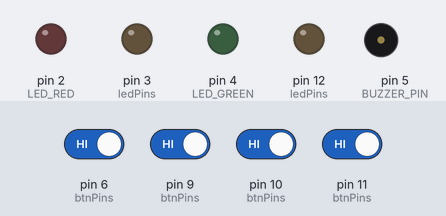
A sketch run on a simulated Arduino Uno, built with avr-gcc and run on an emulated ATmega328P. On the bench: output pins drawn as LEDs (lit = HIGH), buzzer (waves = sounding). Inputs (shaded band) come from the test bench; at power-on: pin 6 (btnPins), pin 9 (btnPins), pin 10 (btnPins), pin 11 (btnPins) HIGH. Random numbers use the default seed unless the sketch sets one.

Above: at 2.9 s.
3.0 s: pin 6 (btnPins) driven LOW and pin 9 (btnPins) driven LOW and pin 10 (btnPins) driven LOW and pin 11 (btnPins) driven LOW
At 3.8 s:
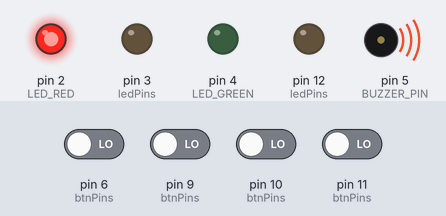
At 4.8 s:
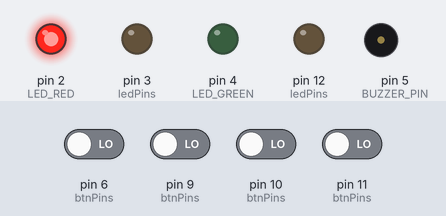
Timing chart, 0 to 8.3 s (numbered marks = the images above; inputs shaded):
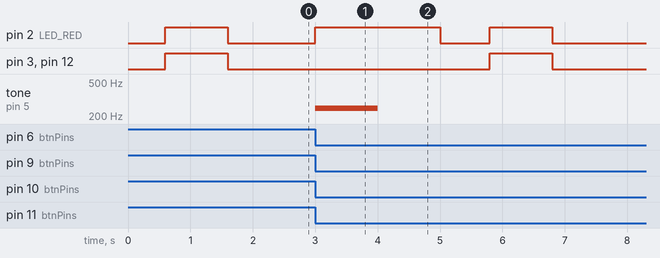

Measured:
- after the input at 3.0 s, pin 2 (LED_RED): LOW → HIGH at once, → LOW 2.0 s later, → HIGH 0.80 s later, → LOW 1.0 s later; pin 3 (ledPins), pin 12 (ledPins): LOW → HIGH after 2.8 s, → LOW 1.0 s later; tone on pin 5 (BUZZER_PIN): silent → 247 Hz at once, → silent 1.0 s later

The sketch:

focusgame.ino
```cpp
#include "pitches.h"  // כוללת את ספריית הצלילים, שמכילה את התדרים עבור התווים המוזיקליים השונים

// הגדרת משתנים עבור כמות הצבעים, אורך הרצף, ופין הבאזזר
#define NUM_COLORS 4    // מספר הלדים/צבעים במשחק
#define SEQ_LENGTH 3    // אורך רצף הלדים שצריך לשחזר
#define BUZZER_PIN 5    // פין הבאזזר מחובר לפין 5

// הגדרת פינים ללדים
#define LED_RED 2       // פין לד אדום מחובר לפין 2
#define LED_YELLOW 3    // פין לד צהוב מחובר לפין 3
#define LED_GREEN 4     // פין לד ירוק מחובר לפין 4
#define LED_BLUE 12     // פין לד כחול מחובר לפין 12

// הגדרת פינים לכפתורים
#define BTN_RED 6       // פין כפתור אדום מחובר לפין 6
#define BTN_YELLOW 9    // פין כפתור צהוב מחובר לפין 9
#define BTN_GREEN 10    // פין כפתור ירוק מחובר לפין 10
#define BTN_BLUE 11     // פין כפתור כחול מחובר לפין 11

// הגדרת מצבי המשחק
#define STATE_START 10  // מצב התחלתי של המשחק
#define STATE_PLAY 20   // מצב משחק פעיל
#define STATE_WIN 30    // מצב זכייה במשחק
#define STATE_LOSE 40   // מצב הפסד במשחק

#define WINNING_TONE NOTE_C5   // צליל ניצחון
#define LOSING_TONE NOTE_B3    // צליל הפסד


const int btnPins[NUM_COLORS] = { BTN_BLUE, BTN_GREEN, BTN_YELLOW, BTN_RED }; // מערך של פיני הכפתורים לפי צבעים
const int ledPins[NUM_COLORS] = { LED_BLUE, LED_GREEN, LED_YELLOW, LED_RED }; // מערך של פיני הלדים לפי צבעים
const int soundFrequencies[NUM_COLORS] = { NOTE_D4, NOTE_E4, NOTE_G4, NOTE_A4 }; // מערך תדרים חדש לכל צבע

// משתנים לשמירת מצבי הכפתורים ומידע על זמני לחיצה
int btnStates[NUM_COLORS];             // מצב נוכחי של הכפתורים
int lastBtnStates[NUM_COLORS];         // מצב קודם של הכפתורים
unsigned long lastDebounceTimes[NUM_COLORS]; // זמן לחיצה אחרון לכל כפתור

// משתנים למעקב אחר ההתקדמות במשחק
int correctPresses = 0;  // ספירה של לחיצות נכונות של השחקן
int pressCount = 0;      // ספירה של כמות הלחיצות של השחקן
int gameState;           // משתנה ששומר את מצב המשחק הנוכחי
bool isRestarting = false; // האם המשחק נמצא בתהליך אתחול מחדש

// משתנים לניהול זמנים של לחיצות השחקן
unsigned long firstPressTime;    // זמן הלחיצה הראשונה של השחקן
unsigned long lastPressTime;     // זמן הלחיצה האחרונה של השחקן

// מערכים לשמירת הרצף האקראי שהמשחק יוצר והתשובות שהשחקן נותן
int randomSequence[SEQ_LENGTH];  // רצף הלדים האקראי שנוצר
int playerInputs[SEQ_LENGTH];    // הקלטים שהשחקן נותן

void initializeGame() {
  for (int i = 0; i < NUM_COLORS; i++) {
    lastBtnStates[i] = digitalRead(btnPins[i]); // שמירת המצב הנוכחי של כל כפתור
    lastDebounceTimes[i] = millis(); // אתחול זמן הדחייה של כל כפתור
    turnOffLed(i); // כיבוי כל הלדים
  }
}

void selectRandomSequence() {
  int randomNum;
  for (int i = 0; i < SEQ_LENGTH; i++) {
    randomNum = random(0, NUM_COLORS); // קבלת אינדקס אקראי
    if (!isInSequence(randomNum)) {    // בדיקה אם האינדקס כבר נמצא ברצף
      randomSequence[i] = randomNum;   // אם לא, הכנס את האינדקס לרצף
    } else {
      i--; // אם האינדקס כבר קיים, חזור אחורה וחזור על הבחירה
    }
  }
}

void setup() {
  for (int i = 0; i < NUM_COLORS; i++) {
    pinMode(ledPins[i], OUTPUT);         // הגדרת הפינים של הלדים כפלט
    pinMode(btnPins[i], INPUT_PULLUP);   // הגדרת הפינים של הכפתורים כקלט עם התנגדות פנימית
  }

  pinMode(BUZZER_PIN, OUTPUT); // הגדרת פין הבאזזר כפלט

  randomSeed(analogRead(A1)); // יצירת זרעים אקראיים לשימוש בפונקציה random(), באמצעות קריאה מהפין האנלוגי A1

  gameState = STATE_START; // קביעת מצב התחלתי של המשחק
}

void startGame() {
  noTone(BUZZER_PIN); // כיבוי הבאזר
  initializeGame(); // קריאה לפונקציית אתחול המשחק
  for (int i = 0; i < SEQ_LENGTH; i++) {
    randomSequence[i] = -1; // איפוס רצף הלדים האקראי
    playerInputs[i] = -1;   // איפוס קלטי השחקן
  }
  selectRandomSequence(); // בחירת רצף אקראי
  if (isRestarting) {
    delay(200); // השהייה קצרה כאשר המשחק מתחיל מחדש
  }
  displaySequence(); // הצגת הרצף לשחקן
  correctPresses = 0; // איפוס מונה הלחיצות הנכונות
  pressCount = 0;     // איפוס מונה הלחיצות
  gameState = STATE_PLAY; // מעבר למצב משחק פעיל
}

int checkButtonPress(bool isRestarting) {
  int pressedButton = -1;
  for (int i = 0; i < NUM_COLORS; i++) {
    btnStates[i] = digitalRead(btnPins[i]); // קריאת המצב הנוכחי של הכפתור
    if ((btnStates[i] == LOW) && (lastBtnStates[i] == HIGH) && (millis() - lastDebounceTimes[i] > 150)) {
      lastDebounceTimes[i] = millis(); // עדכון זמן הדחייה
      pressedButton = i; // שמירת האינדקס של הכפתור שנלחץ
      if (!isRestarting) { // אם המשחק לא נמצא באתחול מחדש
        playerInputs[pressCount] = i; // שמירת לחיצת השחקן במערך
        pressCount++; // הגדלת מונה הלחיצות
      }
    }
    lastBtnStates[i] = btnStates[i]; // שמירת המצב הנוכחי של הכפתור למעקב
  }
  return pressedButton;
}
/*
void displaySequence() {
  for (int i = 0; i < SEQ_LENGTH; i++) {
    turnOnLed(randomSequence[i]); // הדלקת כל לד ברצף
  }
  delay(1000); // השהייה של שנייה עם הלדים דולקים
  for (int i = 0; i < SEQ_LENGTH; i++) {
    turnOffLed(randomSequence[i]); // כיבוי כל הלדים
  }
  delay(500); // השהייה נוספת של חצי שנייה
  tone(BUZZER_PIN, soundFrequencies[0], 300); // הפעלת באזזר כדי להודיע על סיום הרצף
}
*/
/*
void displaySequence() {
  for (int i = 0; i < SEQ_LENGTH; i++) {
    turnOnLed(randomSequence[i]); // הדלקת כל לד ברצף
    delay(500); // השהייה בין כל לד
    turnOffLed(randomSequence[i]); // כיבוי כל לד
  }
  delay(500); // השהייה נוספת לאחר כיבוי כל הלדים
  noTone(BUZZER_PIN); // כיבוי הצליל
}
*/
void displaySequence() {
  // הדלקת כל הלדים בו-זמנית
  for (int i = 0; i < SEQ_LENGTH; i++) {
    digitalWrite(ledPins[randomSequence[i]], HIGH);
  }

  delay(1000); // השהייה של שנייה עם כל הלדים דולקים

  // כיבוי כל הלדים
  for (int i = 0; i < SEQ_LENGTH; i++) {
    digitalWrite(ledPins[randomSequence[i]], LOW);
  }

  delay(500); // השהייה נוספת של חצי שנייה לאחר כיבוי כל הלדים
  noTone(BUZZER_PIN); // כיבוי הצליל
}


bool isInSequence(int number) {
  for (int i = 0; i < SEQ_LENGTH; i++) {
    if (randomSequence[i] == number) {
      return true; // אם המספר נמצא ברצף, החזר true
    }
  }
  return false; // אם לא, החזר false
}

void playGame() {
  int btn = checkButtonPress(false); // בדיקת לחיצות כפתורים
  if (btn != -1) {
    if (pressCount == 1) {
      firstPressTime = millis(); // התחלת מדידת זמן הלחיצות של השחקן
    }
  }
  if (pressCount == SEQ_LENGTH) { // אם השחקן לחץ על כל הכפתורים הנדרשים
    lastPressTime = millis(); // שמירת זמן הלחיצה האחרונה
    if (playerInputs[0] != playerInputs[1] || playerInputs[0] != playerInputs[2] || playerInputs[1] != playerInputs[2]) {
      int i = 0;
      while (i < pressCount) {
        correctPresses += isInSequence(playerInputs[i++]); // בדיקה אם הלחיצות תואמות לרצף הנכון
      }
      if (correctPresses == SEQ_LENGTH && lastPressTime - firstPressTime <= 3000) {
        gameState = STATE_WIN; // אם כל הלחיצות נכונות ובוצעו תוך 3 שניות, השחקן זכה
      } else {
        gameState = STATE_LOSE; // אחרת, השחקן הפסיד
      }
    } else {
      gameState = STATE_LOSE; // אם הלחיצות כוללות תווים חוזרים, השחקן הפסיד
    }
  }
}

void endGame() {
  if (gameState == STATE_WIN) {
    digitalWrite(LED_GREEN, HIGH);   // הדלקת לד ירוק
    tone(BUZZER_PIN, WINNING_TONE, 1000); // צליל ניצחון
  } else {
    digitalWrite(LED_RED, HIGH);     // הדלקת לד אדום
    tone(BUZZER_PIN, LOSING_TONE, 1000);  // צליל הפסד
  }
  delay(2000); // השהייה של 2 שניות
  digitalWrite(LED_GREEN, LOW);    // כיבוי לד ירוק
  digitalWrite(LED_RED, LOW);      // כיבוי לד אדום
  noTone(BUZZER_PIN);              // כיבוי הבאזר
  gameState = STATE_START; // אתחול מצב המשחק להתחלה מחדש
  isRestarting = true; // מציין שהמשחק באתחול מחדש
  startGame(); // התחלת המשחק מחדש
}


void loop() {
  switch (gameState) {
    case STATE_START:
      startGame(); // מעבר למצב משחק פעיל
      break;
    case STATE_PLAY:
      playGame(); // הפעלת המשחק
      break;
    case STATE_WIN:
    case STATE_LOSE:
      endGame(); // סיום המשחק והצגת התוצאה
      break;
  }
}

void turnOnLed(int ledIndex) {
  digitalWrite(ledPins[ledIndex], HIGH); // הדלקת הלד
  tone(BUZZER_PIN, soundFrequencies[ledIndex], 300); // הפעלת באזזר תואם לצבע הלד
  delay(300); // השהייה קצרה
}


void turnOffLed(int ledIndex) {
  digitalWrite(ledPins[ledIndex], LOW); // כיבוי הלד
  delay(150); // השהייה קצרה נוספת
}
```

pitches.h
```cpp
#define NOTE_B0  31
#define NOTE_C1  33
#define NOTE_CS1 35
#define NOTE_D1  37
#define NOTE_DS1 39
#define NOTE_E1  41
#define NOTE_F1  44
#define NOTE_FS1 46
#define NOTE_G1  49
#define NOTE_GS1 52
#define NOTE_A1  55
#define NOTE_AS1 58
#define NOTE_B1  62
#define NOTE_C2  65
#define NOTE_CS2 69
#define NOTE_D2  73
#define NOTE_DS2 78
#define NOTE_E2  82
#define NOTE_F2  87
#define NOTE_FS2 93
#define NOTE_G2  98
#define NOTE_GS2 104
#define NOTE_A2  110
#define NOTE_AS2 117
#define NOTE_B2  123
#define NOTE_C3  131
#define NOTE_CS3 139
#define NOTE_D3  147
#define NOTE_DS3 156
#define NOTE_E3  165
#define NOTE_F3  175
#define NOTE_FS3 185
#define NOTE_G3  196
#define NOTE_GS3 208
#define NOTE_A3  220
#define NOTE_AS3 233
#define NOTE_B3  247
#define NOTE_C4  262
#define NOTE_CS4 277
#define NOTE_D4  294
#define NOTE_DS4 311
#define NOTE_E4  330
#define NOTE_F4  349
#define NOTE_FS4 370
#define NOTE_G4  392
#define NOTE_GS4 415
#define NOTE_A4  440
#define NOTE_AS4 466
#define NOTE_B4  494
#define NOTE_C5  523
#define NOTE_CS5 554
#define NOTE_D5  587
#define NOTE_DS5 622
#define NOTE_E5  659
#define NOTE_F5  698
#define NOTE_FS5 740
#define NOTE_G5  784
#define NOTE_GS5 831
#define NOTE_A5  880
#define NOTE_AS5 932
#define NOTE_B5  988
#define NOTE_C6  1047
#define NOTE_CS6 1109
#define NOTE_D6  1175
#define NOTE_DS6 1245
#define NOTE_E6  1319
#define NOTE_F6  1397
#define NOTE_FS6 1480
#define NOTE_G6  1568
#define NOTE_GS6 1661
#define NOTE_A6  1760
#define NOTE_AS6 1865
#define NOTE_B6  1976
#define NOTE_C7  2093
#define NOTE_CS7 2217
#define NOTE_D7  2349
#define NOTE_DS7 2489
#define NOTE_E7  2637
#define NOTE_F7  2794
#define NOTE_FS7 2960
#define NOTE_G7  3136
#define NOTE_GS7 3322
#define NOTE_A7  3520
#define NOTE_AS7 3729
#define NOTE_B7  3951
#define NOTE_C8  4186
#define NOTE_CS8 4435
#define NOTE_D8  4699
#define NOTE_DS8 4978
```
